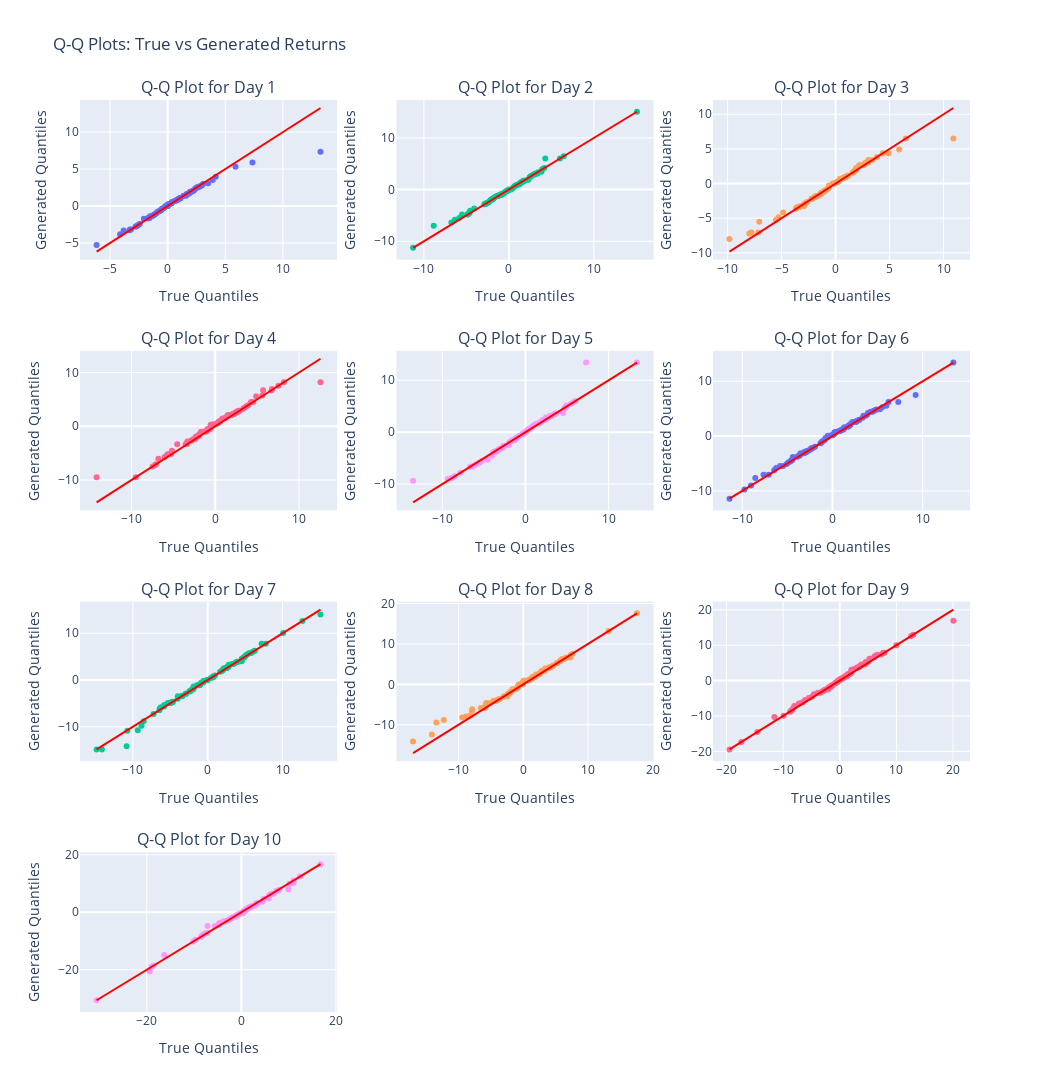

This figure's notebook cell:
### Code cell
pl.qq_plot(rounded_returns, bootstrap_returns)
